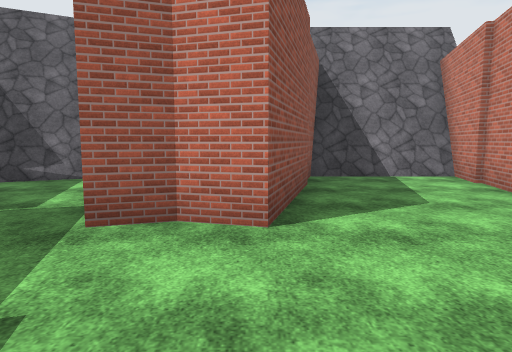
View 1 (above)

18 first-person views from a walk through a scene from a Unity 3-D project. The camera is 1.5 m above the floor, tilts 6° down and sees 75° across. The floor is counted in squares, 2 m on a side. Each view is taken from the middle of a square. On the plan, view 1 faces up. The plan holds only what a view shows up to about 11 squares ahead; the rest is blank. The place goes on beyond the plan. Surface patterns are stand-ins for the level's own textures.

View 2
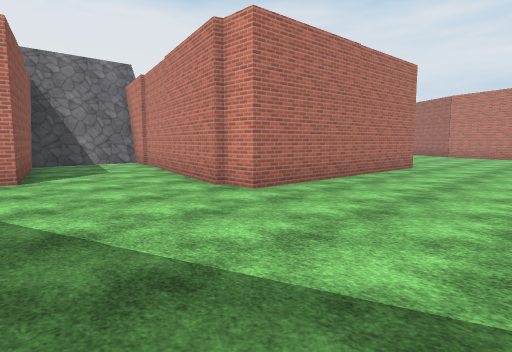

View 3
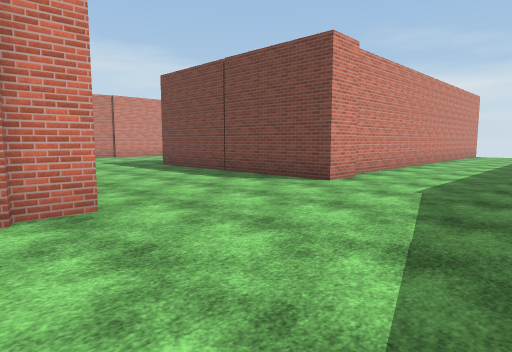

View 4
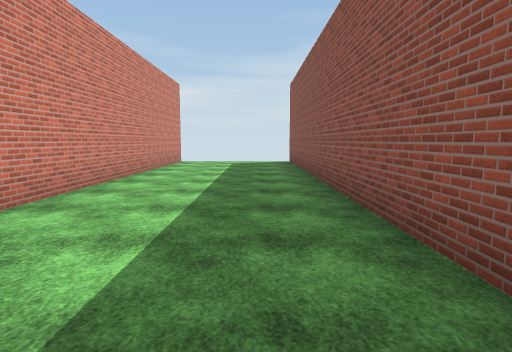

View 5
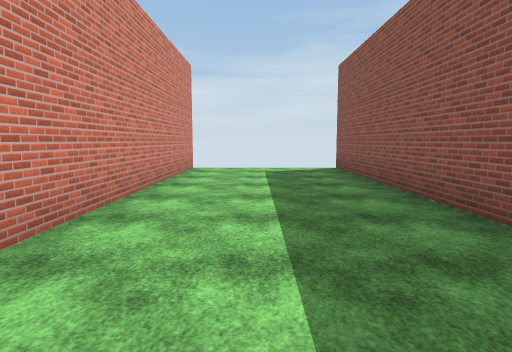

View 6
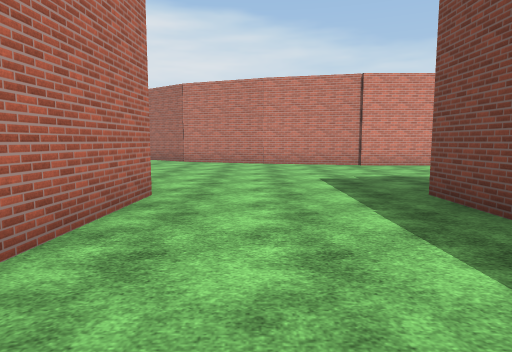

View 7
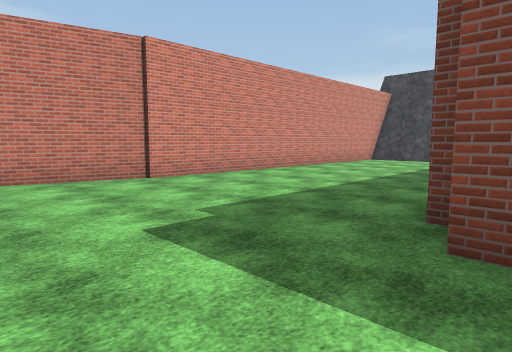

View 8
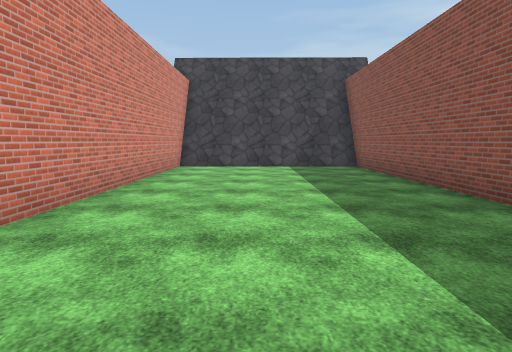

View 9
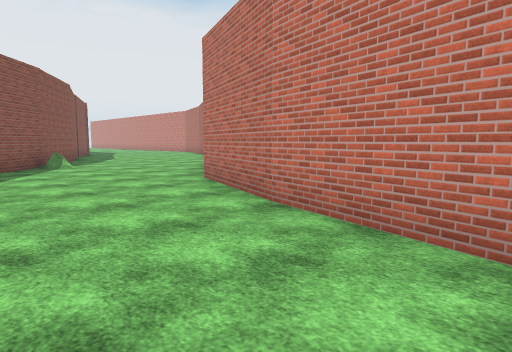

View 10
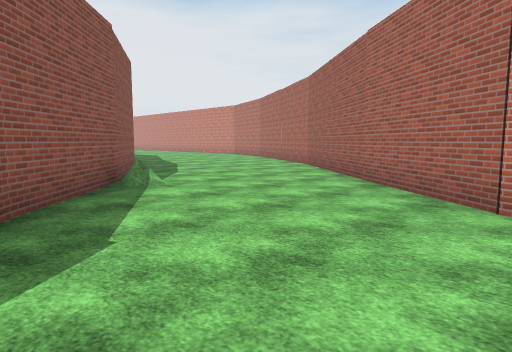

View 11
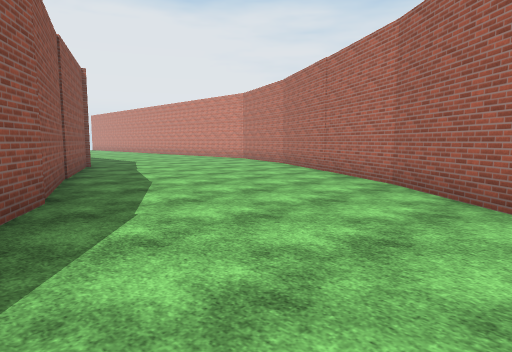

View 12
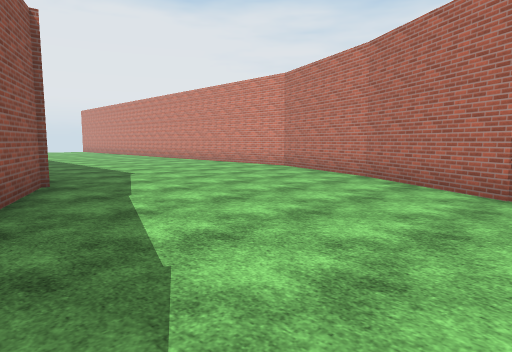

View 13
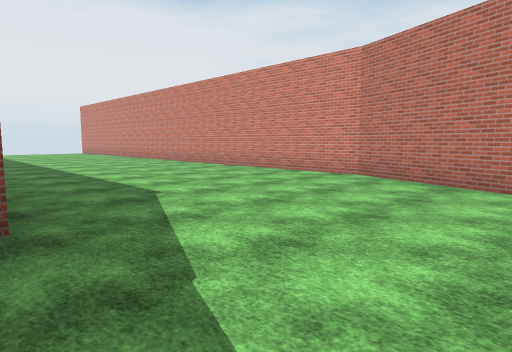

View 14
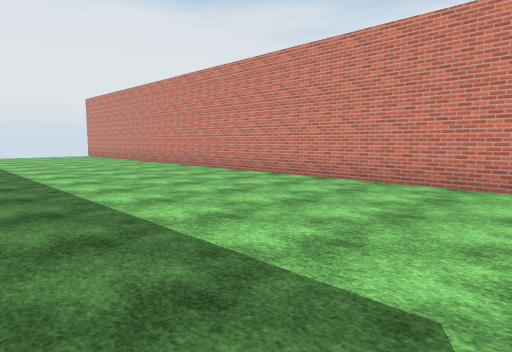

View 15
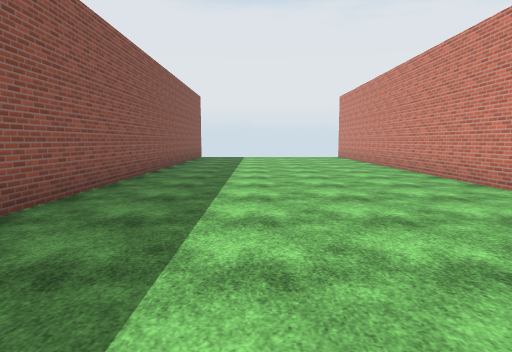

View 16
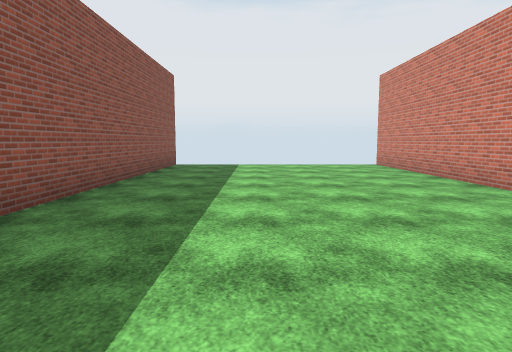

View 17
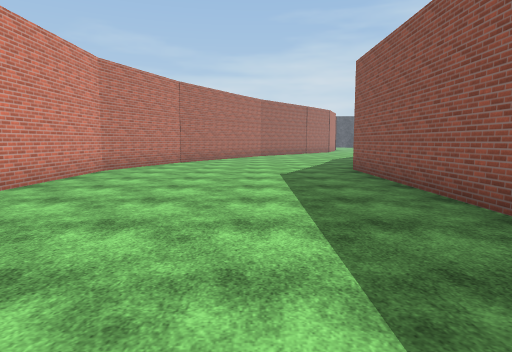

View 18
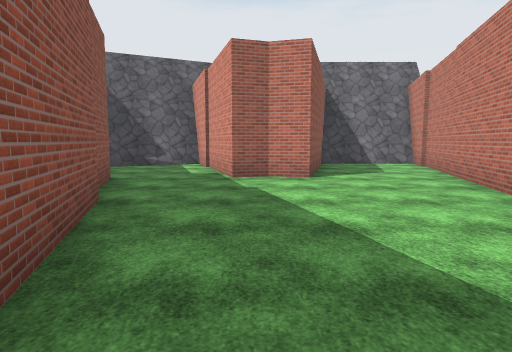

### Floor plan
Points are (right, up) in squares from view 1. A wall is a line through its corners. A room is listed if a view was taken in it or the views show most of it. See-through windows are left out.
Room 1 (views 1, 2, 3, 4, 5, 6, 7, 8, 9, 10, 11, 12, 13, 14, 15, 16, 17, 18)
walls: (14.6, 6.2) (12.6, 3.9); (16, 0.6) (20.8, 6.4) (23.6, 11.4); (16.1, 8.6) (14.5, 6.2); (8.7, -0.6) (2.8, -0.3) (2.8, 0.5); (15, -2.3) (16.1, 0.7); (4.4, 7.3) (1.1, 7.3); (14.3, -5.2) (15.1, -2.2); (2.5, 0.5) (4.4, 7.5) (1.4, 7.5) (0.1, 2.8) (-0.7, 3.1) (-1.5, 2.8) (-2.6, 6.6); (18.3, 14.2) (15.9, 8.9); (23.6, 11.3) (24.9, 14.6) (24.9, 32.8); (9, -8.8) (9, -15.2) (14.3, -15.2) (14.3, -5.1); (2.5, -5.6) (2.5, -4.5) (8.6, -4.4); (-3, 7.2) (-5.5, 6); (-3, 0.2) (-2.1, -2.6); (-3.8, 2.7) (-3.3, 1.1); (-1.2, -6.5) (-1.2, -17.2); (9, -14.9) (14.3, -15); (2.8, -17.2) (2.8, -5.9); (18.4, 32.6) (18.4, 14.1)
low walls: (-2.8, 7) (-5.4, 5.8)
ways out: gap at (-2, -17)

Positions as (right, up) in squares from view 1, and headings:
1: (0, 0), facing up
2: (-1, -4), facing up-right
3: (-1, 1), facing down-right
4: (0, -5), facing down
5: (1, -8), facing down
6: (4, -2), facing right
7: (8, -2), facing down-right
8: (12, -5), facing down
9: (12, -5), facing up-right
10: (12, 0), facing up-right
11: (15, 4), facing up-right
12: (17, 8), facing up-right
13: (18, 11), facing up-right
14: (19, 15), facing up-right
15: (21, 17), facing up
16: (21, 22), facing up
17: (21, 23), facing down
18: (-1, -4), facing up
